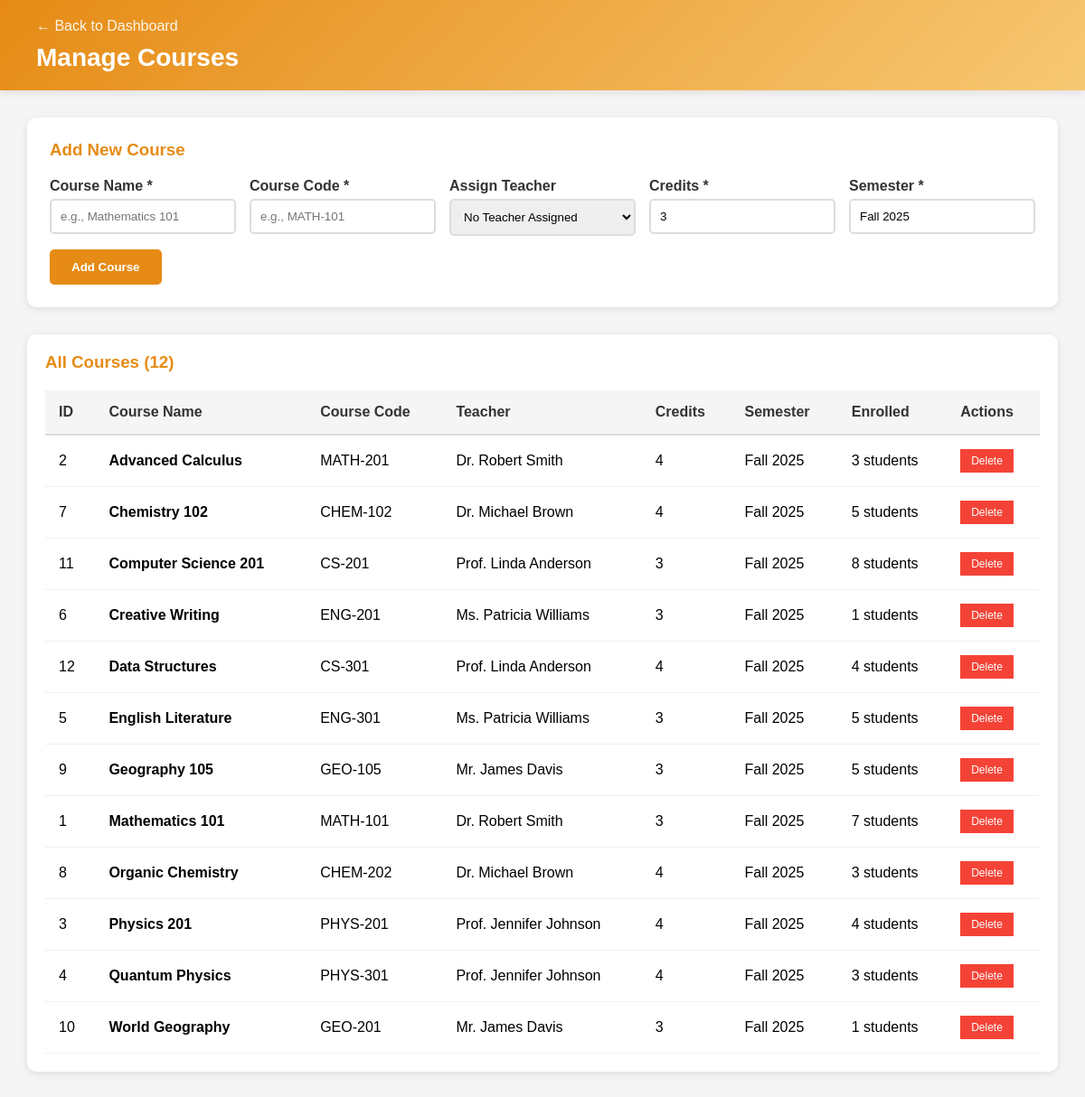
The page /admin_courses.php (signed in) on the database its author committed.
### tables this page shows
CREATE TABLE courses (
  id INT AUTO_INCREMENT PRIMARY KEY,
  course_name VARCHAR(200) NOT NULL,
  course_code VARCHAR(50) UNIQUE,
  teacher_id INT,
  credits INT DEFAULT 0,
  semester VARCHAR(50),
  created_at TIMESTAMP DEFAULT CURRENT_TIMESTAMP,
  FOREIGN KEY (teacher_id) REFERENCES teachers(id) ON DELETE SET NULL
);

CREATE TABLE teachers (
  id INT AUTO_INCREMENT PRIMARY KEY,
  user_id INT,
  name VARCHAR(200),
  subject VARCHAR(150),
  email VARCHAR(150),
  phone VARCHAR(50),
  created_at TIMESTAMP DEFAULT CURRENT_TIMESTAMP,
  FOREIGN KEY (user_id) REFERENCES users(id) ON DELETE SET NULL
);

### admin_courses.php (the view, shortened to what this page needs)
<?php
$conn = getDBConnection();
$courses = $conn->query("
    SELECT c.*, t.name as teacher_name,
           COUNT(e.id) as enrolled_count
    FROM courses c
    LEFT JOIN teachers t ON c.teacher_id = t.id
    LEFT JOIN enrollments e ON c.id = e.course_id
    GROUP BY c.id
    ORDER BY c.course_name
")->fetch_all(MYSQLI_ASSOC);
?>
<!DOCTYPE html>
<html>
<head>
</head>
<body>
    <div class="header">
        <a href="admin_dashboard.php" class="back-link">← Back to Dashboard</a>
        <h1>Manage Courses</h1>
    </div>
    <div class="container">
        <div class="form-card">
            <h3>Add New Course</h3>
            <form method="POST">
                <div class="form-grid">
                    <div class="form-group">
                        <label>Course Name *</label>
                        <input type="text" name="course_name" placeholder="e.g., Mathematics 101" required>
                    </div>
                    <div class="form-group">
                        <label>Course Code *</label>
                        <input type="text" name="course_code" placeholder="e.g., MATH-101" required>
                    </div>
                    <div class="form-group">
                        <label>Assign Teacher</label>
                        <select name="teacher_id">
                            <option value="">No Teacher Assigned</option>
                        </select>
                    </div>
                    <div class="form-group">
                        <label>Credits *</label>
                        <input type="number" name="credits" value="3" min="1" max="6" required>
                    </div>
                    <div class="form-group">
                        <label>Semester *</label>
                        <input type="text" name="semester" placeholder="e.g., Fall 2025" value="Fall 2025" required>
                    </div>
                </div>
                <button type="submit" name="add_course" class="btn btn-primary">Add Course</button>
            </form>
        </div>
        <div class="table-container">
            <h3 style="margin-bottom: 20px; color: rgb(230, 139, 21);">All Courses (<?php echo count($courses); ?>)</h3>
            <table>
                <thead>
                    <tr>
                        <th>ID</th>
                        <th>Course Name</th>
                        <th>Course Code</th>
                        <th>Teacher</th>
                        <th>Credits</th>
                        <th>Semester</th>
                        <th>Enrolled</th>
                        <th>Actions</th>
                    </tr>
                </thead>
                <tbody>
                    <?php if (count($courses) > 0): ?>
                        <?php foreach ($courses as $course): ?>
                        <tr>
                            <td><?php echo $course['id']; ?></td>
                            <td><strong><?php echo htmlspecialchars($course['course_name']); ?></strong></td>
                            <td><?php echo htmlspecialchars($course['course_code']); ?></td>
                            <td><?php echo htmlspecialchars($course['teacher_name'] ?: 'Not Assigned'); ?></td>
                            <td><?php echo $course['credits']; ?></td>
                            <td><?php echo htmlspecialchars($course['semester']); ?></td>
                            <td><?php echo $course['enrolled_count']; ?> students</td>
                            <td>
                                <a href="?delete=<?php echo $course['id']; ?>"
                                   class="btn-danger"
                                   onclick="return confirm('Delete this course? This will also remove all enrollments and grades.')">
                                    Delete
                                </a>
                            </td>
                        </tr>
                        <?php endforeach; ?>
                    <?php endif; ?>
                </tbody>
            </table>
        </div>
    </div>
</body>
</html>

### admin_courses.php (style rules this page uses)
* { margin: 0; padding: 0; box-sizing: border-box; }
body { font-family: Arial, sans-serif; background: #f5f5f5; }
.header { background: linear-gradient(135deg, rgb(230, 139, 21), #f7c873); color: white; padding: 20px 40px; box-shadow: 0 2px 10px rgba(0,0,0,0.1); }
.header h1 { font-size: 28px; }
.back-link { color: white; text-decoration: none; display: inline-block; margin-bottom: 10px; opacity: 0.9; }
.container { max-width: 1400px; margin: 0 auto; padding: 30px; }
.form-card { background: white; padding: 25px; border-radius: 10px; box-shadow: 0 2px 8px rgba(0,0,0,0.1); margin-bottom: 30px; }
.form-card h3 { color: rgb(230, 139, 21); margin-bottom: 20px; }
.form-grid { display: grid; grid-template-columns: repeat(auto-fit, minmax(200px, 1fr)); gap: 15px; }
.form-group { margin-bottom: 15px; }
.form-group label { display: block; margin-bottom: 5px; font-weight: bold; color: #333; }
.form-group input, .form-group select { width: 100%; padding: 10px; border: 2px solid #ddd; border-radius: 5px; }
.btn { padding: 12px 24px; border: none; border-radius: 5px; cursor: pointer; font-weight: bold; }
.btn-primary { background: rgb(230, 139, 21); color: white; }
.btn-danger { background: #f44336; color: white; padding: 6px 12px; font-size: 12px; text-decoration: none; display: inline-block; }
.table-container { background: white; padding: 20px; border-radius: 10px; box-shadow: 0 2px 8px rgba(0,0,0,0.1); }
table { width: 100%; border-collapse: collapse; }
th { background: #f5f5f5; padding: 15px; text-align: left; font-weight: bold; color: #333; border-bottom: 2px solid #ddd; }
td { padding: 15px; border-bottom: 1px solid #f0f0f0; }

### rows shown on the page
courses: id "2", course_name "Advanced Calculus", course_code "MATH-201", teacher.name "Dr. Robert Smith", credits "4", semester "Fall 2025", enrolled_count "3"
courses: id "7", course_name "Chemistry 102", course_code "CHEM-102", teacher.name "Dr. Michael Brown", credits "4", semester "Fall 2025", enrolled_count "5"
courses: id "11", course_name "Computer Science 201", course_code "CS-201", teacher.name "Prof. Linda Anderson", credits "3", semester "Fall 2025", enrolled_count "8"
courses: id "6", course_name "Creative Writing", course_code "ENG-201", teacher.name "Ms. Patricia Williams", credits "3", semester "Fall 2025", enrolled_count "1"
courses: id "12", course_name "Data Structures", course_code "CS-301", teacher.name "Prof. Linda Anderson", credits "4", semester "Fall 2025", enrolled_count "4"
courses: id "5", course_name "English Literature", course_code "ENG-301", teacher.name "Ms. Patricia Williams", credits "3", semester "Fall 2025", enrolled_count "5"
courses: id "9", course_name "Geography 105", course_code "GEO-105", teacher.name "Mr. James Davis", credits "3", semester "Fall 2025", enrolled_count "5"
courses: id "1", course_name "Mathematics 101", course_code "MATH-101", teacher.name "Dr. Robert Smith", credits "3", semester "Fall 2025", enrolled_count "7"
courses: id "8", course_name "Organic Chemistry", course_code "CHEM-202", teacher.name "Dr. Michael Brown", credits "4", semester "Fall 2025", enrolled_count "3"
courses: id "3", course_name "Physics 201", course_code "PHYS-201", teacher.name "Prof. Jennifer Johnson", credits "4", semester "Fall 2025", enrolled_count "4"
courses: id "4", course_name "Quantum Physics", course_code "PHYS-301", teacher.name "Prof. Jennifer Johnson", credits "4", semester "Fall 2025", enrolled_count "3"
courses: id "10", course_name "World Geography", course_code "GEO-201", teacher.name "Mr. James Davis", credits "3", semester "Fall 2025", enrolled_count "1"

### other values the page prints
count($courses) "12"
